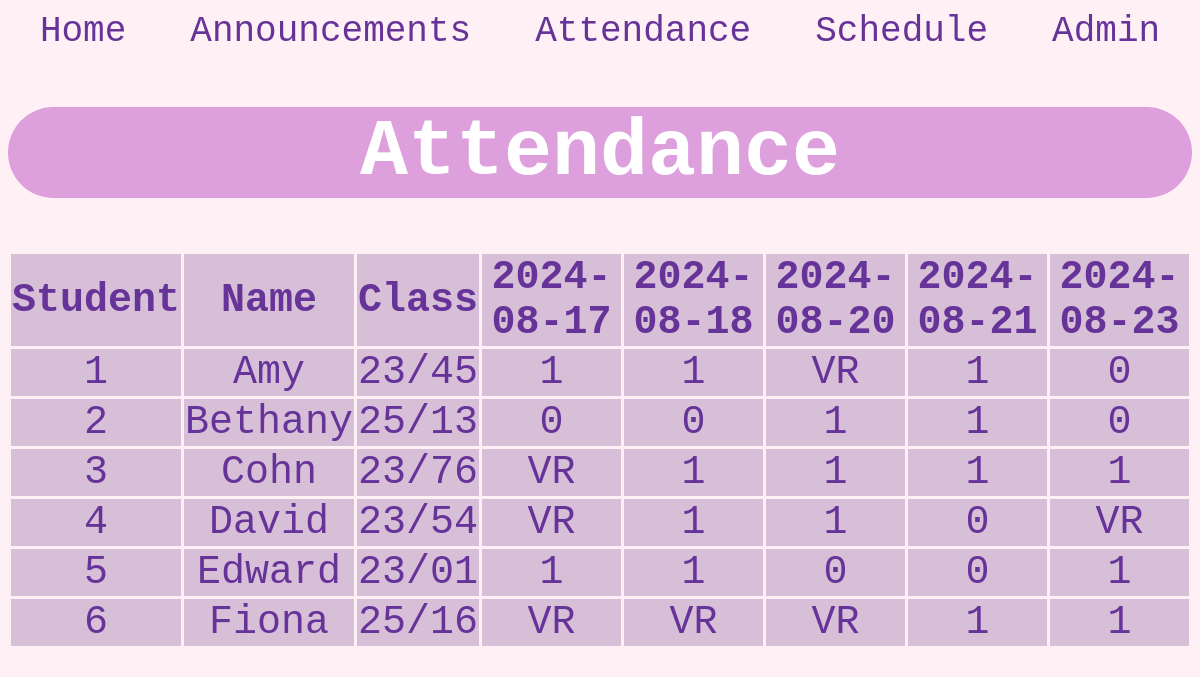
The app's page /attendance with its own data.
### tables this page shows
CREATE TABLE "attendance" (
	`stu_id`	INTEGER PRIMARY KEY AUTOINCREMENT,
	`name`	TEXT,
	`class`	TEXT
, '2024_08_17' TEXT, '2024_08_18' TEXT, '2024_08_20' TEXT, '2024_08_21' TEXT, '2024_08_23' TEXT);

### main.py (the view)
@app.route("/attendance")
def attendance():
    data = opendb("SELECT * FROM attendance")
    con = sqlite3.connect('activity_hub.db')
    cur = con.cursor()
    query = "SELECT * FROM attendance LIMIT 1"
    cur.execute(query)
    dates = [description[0] for description in cur.description]
    formatted_dates = []
    for date in dates[3:]:
        formatted_dates.append(date.replace('_', '-'))
    dates = formatted_dates
    con.close()
    return render_template("attendance.html", data=data, dates=dates)

### main.py (called while the page is built)
def opendb(query, params=None):
    con = sqlite3.connect('activity_hub.db')
    cur = con.cursor()
    if params is None:
        cur.execute(query)
    else:
        cur.execute(query, params)
    res = cur.fetchall()
    con.close()
    return res

### templates/attendance.html (shortened to what this page needs)
<!DOCTYPE HTML>
<html>
<head>
	<link rel="stylesheet" href="{{ url_for('static', filename='style.css') }}">
</head>
<body>
	<a href="{{ url_for('home') }}" style="text-decoration: none;">Home</a>
	<a href="{{ url_for('announce') }}" style="text-decoration: none;">Announcements</a>
	<a href="{{ url_for('attendance') }}" style="text-decoration: none;">Attendance</a>
	<a href="{{ url_for('schedule') }}" style="text-decoration: none;">Schedule</a>
	<a href="{{ url_for('admin') }}" style="text-decoration: none;">Admin</a>
	<h1>Attendance</h1>
	<table>
		<tr>
			<th>Student</th>
			<th>Name</th>
			<th>Class</th>
			{% for date in dates %}
			<th>{{ date }}</th>
			{% endfor %}
		</tr>
		{% for attendances in data %}
		<tr>
			{% for attendance in attendances %}
			{% if attendance is none %}
			<td></td>
			{% else %}
			<td>{{ attendance }}</td>
			{% endif %}
			{% endfor %}
		</tr>
		{% endfor %}
	</table>
</body>
</html>

### static/style.css (style rules this page uses)
body { font-family: Courier New; background-color: lavenderblush; text-align: center; font-size: 40px; color: rebeccapurple; }
h1 { border: none; border-radius: 50px; background-color: plum; color: white; }
table { width: 100%; border-collapse: collapse; color: rebeccapurple; background-color: thistle; }
th, td { border: 3px solid lavenderblush; text-align: center; }
a { font-size: 36px; color: rebeccapurple; margin-left: 20px; margin-right: 20px; }

### records on screen
attendance: attendances "1" "1" "1" "1" "0", name "Amy", class "23/45", 2024_08_20 "VR"
attendance: attendances "2" "0" "0" "1" "1" "0", name "Bethany", class "25/13"
attendance: attendances "3" "1" "1" "1" "1", name "Cohn", class "23/76", 2024_08_17 "VR"
attendance: attendances "4" "1" "1" "0", name "David", class "23/54", 2024_08_17 "VR", 2024_08_23 "VR"
attendance: attendances "5" "1" "1" "0" "0" "1", name "Edward", class "23/01"
attendance: attendances "6" "1" "1", name "Fiona", class "25/16", 2024_08_17 "VR", 2024_08_18 "VR", 2024_08_20 "VR"

### other values on screen
{{ date }} "2024-08-17" "2024-08-18" "2024-08-20" "2024-08-21" "2024-08-23"
